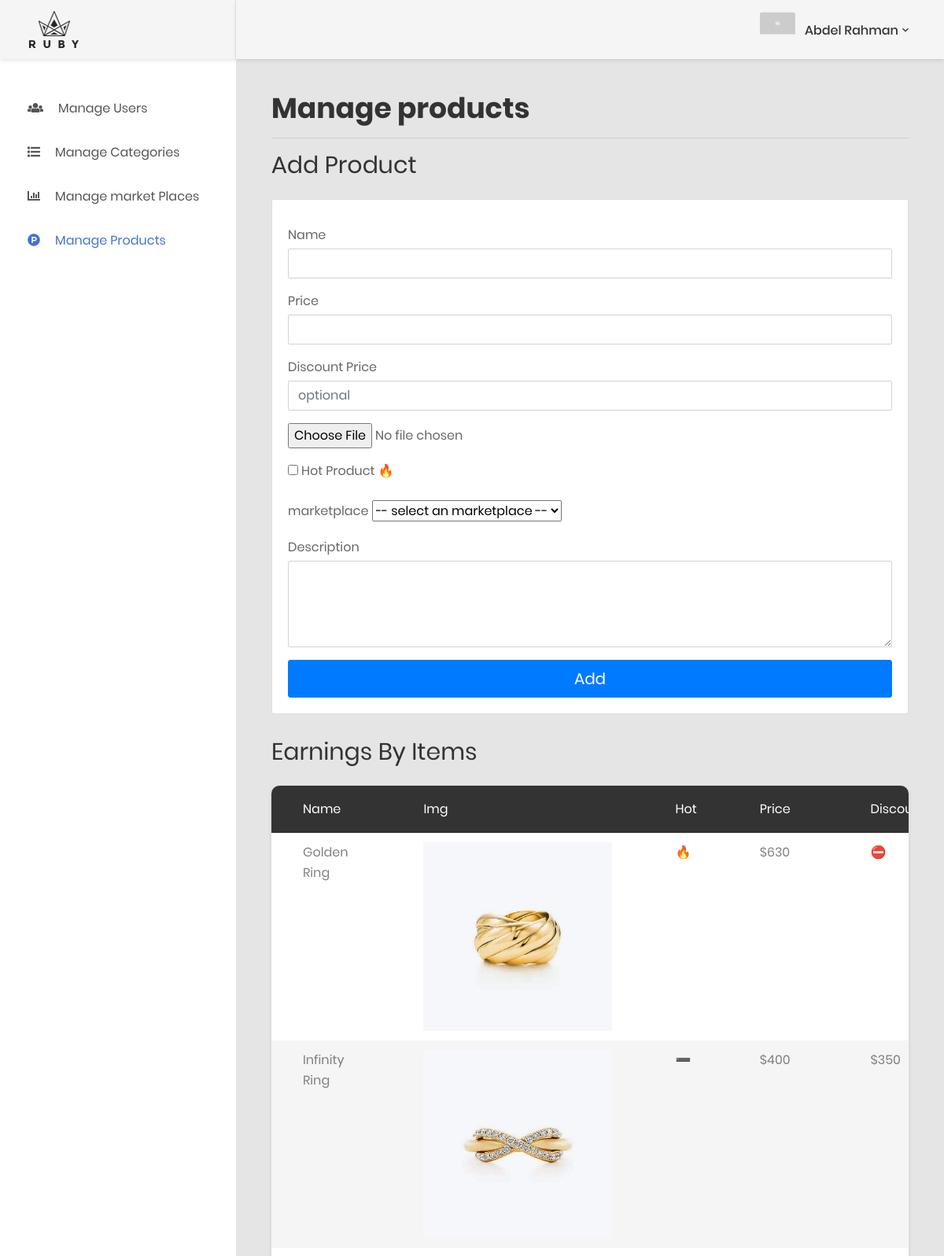
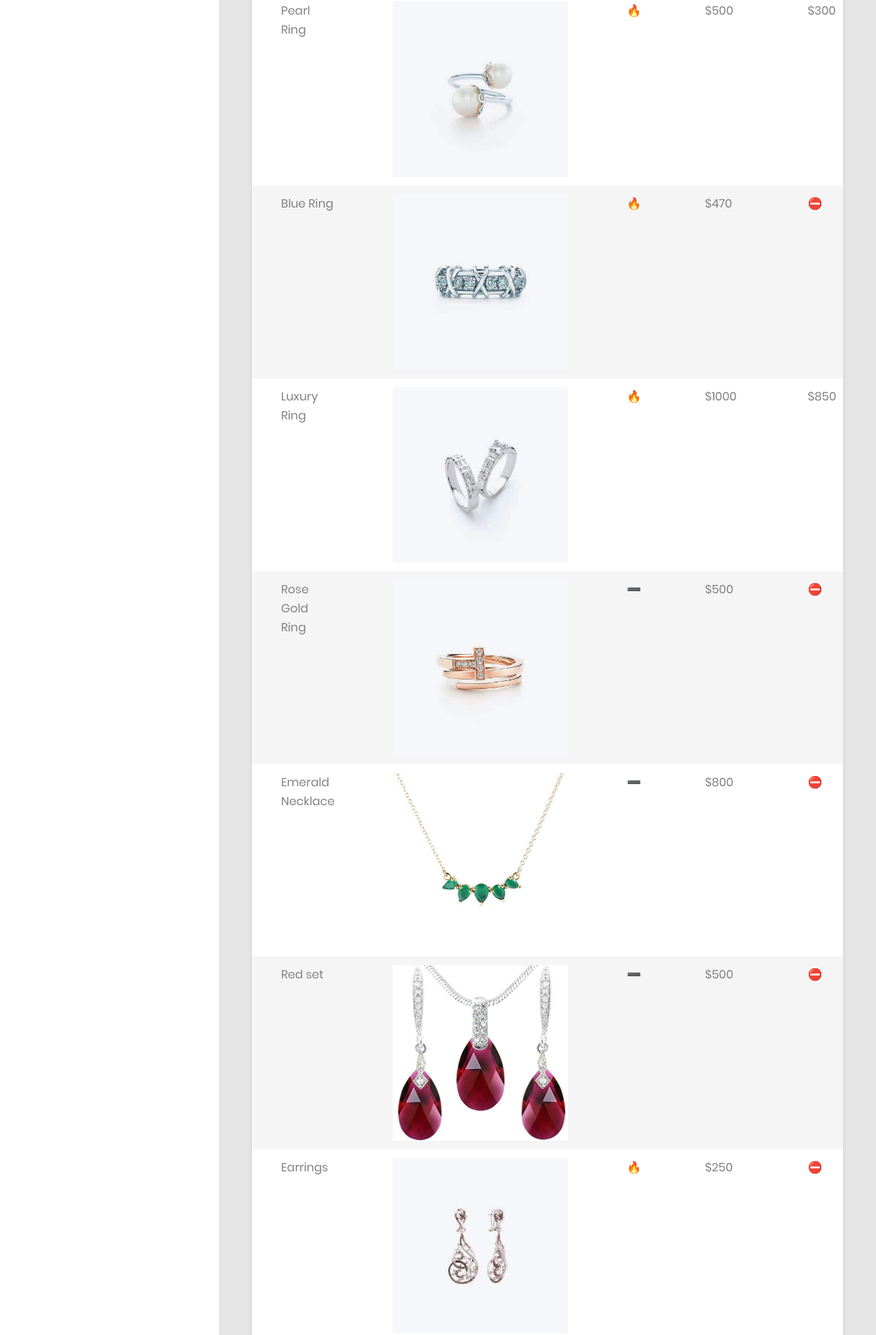
Page /admin/product.php (signed in, upper part) on the committed database (2 pictures, top to bottom).
### tables this page shows
CREATE TABLE `users` (
  `user_id` int(11) NOT NULL,
  `user_role` varchar(45) NOT NULL,
  `email` varchar(255) NOT NULL,
  `password` varchar(255) NOT NULL,
  `name` varchar(50) NOT NULL,
  `img_name` varchar(255) NOT NULL
);

CREATE TABLE `products` (
  `product_id` int(11) NOT NULL,
  `Marketplace_id` int(11) NOT NULL,
  `name` varchar(255) NOT NULL,
  `price` float NOT NULL,
  `discount_price` float DEFAULT NULL,
  `description` longtext NOT NULL,
  `is_hot` binary(1) NOT NULL,
  `img_name` longtext NOT NULL DEFAULT 'default.jpg'
);

### admin/product.php (the view, shortened to what this page needs)
<!DOCTYPE html>
<html lang="en">
<head>
  <link href="css/font-face.css" rel="stylesheet" media="all">
  <link href="vendor/font-awesome-4.7/css/font-awesome.min.css" rel="stylesheet" media="all">
  <link href="vendor/font-awesome-5/css/fontawesome-all.min.css" rel="stylesheet" media="all">
  <link href="vendor/mdi-font/css/material-design-iconic-font.min.css" rel="stylesheet" media="all">
  <link href="vendor/bootstrap-4.1/bootstrap.min.css" rel="stylesheet" media="all">
  <link href="vendor/animsition/animsition.min.css" rel="stylesheet" media="all">
  <link href="vendor/bootstrap-progressbar/bootstrap-progressbar-3.3.4.min.css" rel="stylesheet" media="all">
  <link href="vendor/wow/animate.css" rel="stylesheet" media="all">
  <link href="vendor/css-hamburgers/hamburgers.min.css" rel="stylesheet" media="all">
  <link href="vendor/slick/slick.css" rel="stylesheet" media="all">
  <link href="vendor/select2/select2.min.css" rel="stylesheet" media="all">
  <link href="vendor/perfect-scrollbar/perfect-scrollbar.css" rel="stylesheet" media="all">
  <link href="css/theme.css" rel="stylesheet" media="all">
  <link rel="stylesheet" href="css/style.css">
</head>
<body class="animsition">
  <div class="page-wrapper">
    <?php
            include 'includes/MENU_SIDEBAR.php'
            ?>
    <div class="page-container">
      <?php
            include 'includes/HEADER_DESKTOP.php'
            ?>
      <div class="main-content">
        <div class="section__content section__content--p30">
          <div class="container-fluid">
            <h1>Manage products</h1>
            <hr>
            <div class="row">
              <div class="col-lg">
                <h2 class="title-1 m-b-25">Add product</h2>
                <div class="card">
                  <div class="card-body">
                    <form action="actions/product/insert.php" method="post" enctype="multipart/form-data">
                      <div class="form-group">
                        <label for="name" class="control-label mb-1">Name</label>
                        <input value="<?php echo(isset($_SESSION["pro_name"])?  $_SESSION["pro_name"] : "") ?>"
                          id="name" name="name" type="text" class="form-control">
                      </div>
                      <div class="form-group has-success">
                        <label for="price" class="control-label mb-1">Price</label>
                        <input value="<?php echo(isset($_SESSION["pro_price"])?  $_SESSION["pro_price"] : "") ?>"
                          id="price" name="price" type="number" step="0.01" min="0" class="form-control">
                      </div>
                      <div class="form-group has-success">
                        <label for="discount" class="control-label mb-1">Discount Price</label>
                        <input value="<?php echo(isset($_SESSION["pro_discount"])?  $_SESSION["pro_discount"] : "") ?>"
                          id="discount" name="discount_price" placeholder="optional" type="number" step="0.01" min="0"
                          class="form-control">
                      </div>
                      <div class="form-group has-success">
                        <input type="file" name="uploadfile" />
                      </div>
                      <div class="form-group has-success">
                        <input type="checkbox" id="Hot" name="isHot" value="hot">
                        <label for="Hot">Hot Product 🔥</label><br>
                      </div>
                      <div class="form-group has-success">
                        <label for="description" class="control-label mb-1">marketplace</label>
                        <select class="form-select" aria-label="Default select example" name="marketplaceID">
                          <option disabled selected value> -- select an marketplace -- </option>
                        </select>
                      </div>
                      <div class="form-group has-success">
                        <label for="description" class="control-label mb-1">Description</label>
                        <textarea class="form-control" id="description" name="description"
                          rows="4"><?php echo(isset($_SESSION["pro_desc"])?  $_SESSION["pro_desc"] : "") ?></textarea>
                      </div>
                      <div>
                        <button name="submit" type="submit" class="btn btn-lg btn-primary btn-block">
                          Add
                        </button>
                      </div>
                    </form>
                  </div>
                </div>
              </div>
            </div>
            <div class="row">
              <div class="col-lg">
                <h2 class="title-1 m-b-25">Earnings By Items</h2>
                <div class="table-responsive table--no-card m-b-40">
                  <table class="table table-borderless table-striped table-earning">
                    <thead>
                      <tr>
                        <th>name</th>
                        <th>Img</th>
                        <th>Hot</th>
                        <th>Price</th>
                        <th>Discount Price</th>
                      </tr>
                    </thead>
                    <tbody>
                      <?php
												$sql = "SELECT * FROM products";
												$result = mysqli_query($conn, $sql);
												while($row = mysqli_fetch_assoc($result)) {
                          $sql2 = "SELECT name FROM marketplaces WHERE Marketplace_id= '{$row["Marketplace_id"]}'";
												$result2 = mysqli_query($conn, $sql2);
												$MarketplaceName = mysqli_fetch_assoc($result2);
                          echo "<tr><td>".$row["name"]."</td><td><img src='../images/".$row["img_name"]."'></td>
                          <td>";
                          if($row["is_hot"] == 1) echo"🔥"; else  echo"➖";
                          echo"</td>
                          <td>$".$row["price"]."</td>
                          <td>";
                          if($row["discount_price"] == 0) echo"⛔";
                           else  echo "$" . $row["discount_price"];
                          echo"</td>
                          <td>".$MarketplaceName["name"]."</td>
														<td><a class='btn btn-info' href='actions/product/update.php?id={$row['product_id']}'>Update</a></td><td><a class='btn btn-danger' href='actions/product/delete.php?id={$row['product_id']}'>delete</a></td></tr>";
												}
											?>
                    </tbody>
                  </table>
                </div>
              </div>
            </div>
          </div>
        </div>
      </div>
    </div>
  </div>
</body>
</html>

### admin/includes/HEADER_DESKTOP.php (shortened to what this page needs)
<?php
$id=$_SESSION["loginUser"]["id"];
$conn = OpenCon();
$sql = "SELECT name, email, img_name FROM users WHERE user_id=$id";
$result = mysqli_query($conn, $sql);
$row = mysqli_fetch_assoc($result);
$name=$row["name"];
$img_name=$row["img_name"];
?>
<header class="header-desktop desktopHeader">
  <div class="section__content section__content--p30">
    <div class="container-fluid">
      <div class="header-wrap">
        <div class="header-button">
          <div class="account-wrap">
            <div class="account-item clearfix js-item-menu">
              <div class="image">
                <img src="../images/<?php echo $img_name?>" alt="John Doe" />
              </div>
              <div class="content">
                <a class="js-acc-btn" href="#"><?php echo $name?></a>
              </div>
            </div>
          </div>
        </div>
      </div>
    </div>
  </div>
</header>

### admin/css/style.css (style rules this page uses)
.table td { white-space: pre-wrap !important; word-wrap: break-word !important; }
.table td img { max-width: 15rem; }

### rows in the picture
users: img_name (placeholder picture), name "Abdel Rahman"
products: name "Golden Ring", img_name (picture), price "630"
products: name "Infinity Ring", img_name (picture), price "400", discount_price "350"
products: name "Pearl Ring", img_name (picture), price "500", discount_price "300"
products: name "Blue Ring", img_name (picture), price "470"
products: name "Luxury Ring", img_name (picture), price "1000", discount_price "850"
products: name "Rose Gold Ring", img_name (picture), price "500"
products: name "Emerald Necklace", img_name (picture), price "800"
products: name "Red set", img_name (picture), price "500"
products: name "Earrings", img_name (picture), price "250"
